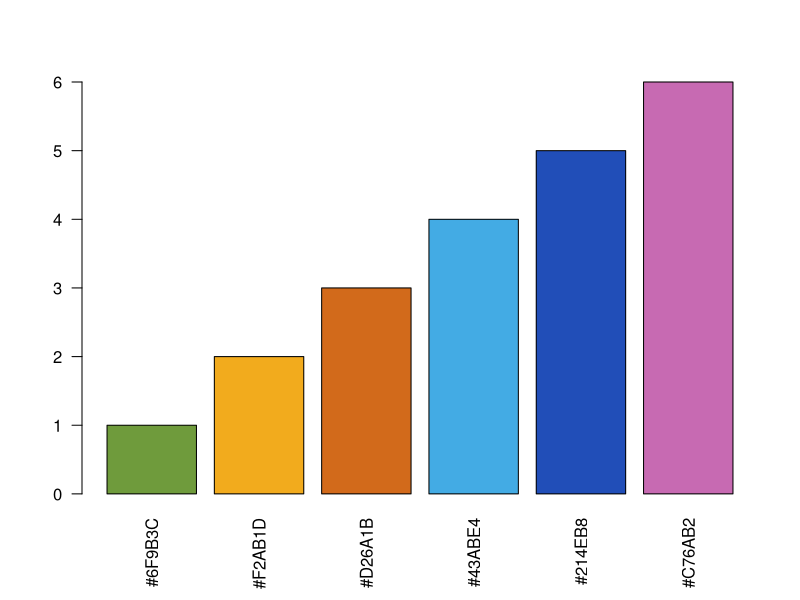
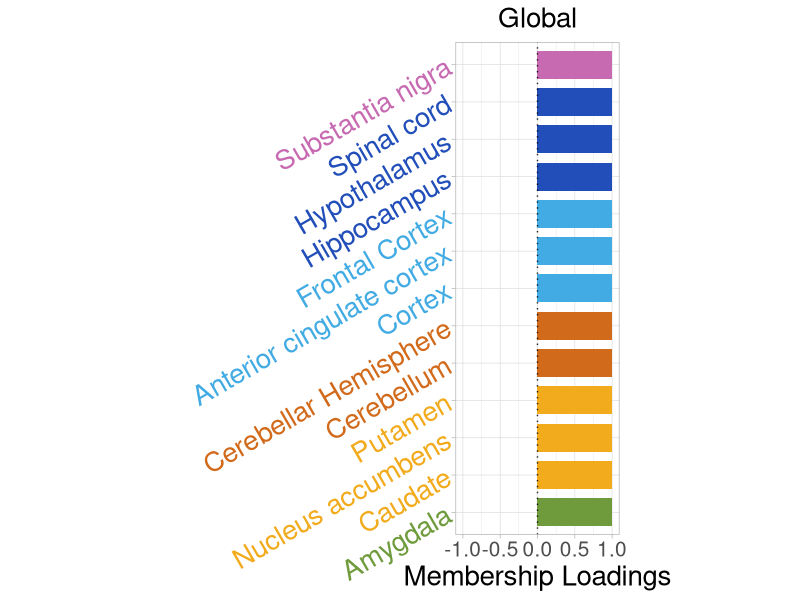

These charts were generated, in order, by the following R code:
##### vertical barplots #####
### 03/12/21 ###

## Here is the example to make barplot for membership matrix U
## The code is originally used to plot a gene enrichment plot for the final project of BMI 826
## The original figure is an error bar figure using  geom_errorbar()

library(ggplot2)


# check the clustering result quickly
U = read.csv("output_r3rho1500/U_r3_rho1500.csv",header = TRUE)
rownames(U)=U[,1]
U=U[,-1]

brain_tissue_name=rownames(as.matrix(U))
r = 3
cluster_result =list()
for (i in 1:r) {
  cluster_result[[i]] = brain_tissue_name[ U[,i] != 0 ]
}
cluster_result[[(r+1)]] = brain_tissue_name[rowSums(U) == 0]
for (i in 1:(r+1)) {
  cat("This is cluster ",i, "\n", cluster_result[[i]], "\n")
}


## bar plot visualization

tissue_name = brain_tissue_name
tissue_name = gsub("Brain - ", "",tissue_name)
tissue_name = gsub("\\s*\\([^\\)]+\\)","",tissue_name)

U_df = data.frame(tissue_name = tissue_name, U1 = U[,1], U2 = U[,2],U3 = U[,3],U4=rep(1,13)) ## modify based on outputs
U_df$Tissues = rep(0,13)

#### modify based on outputs
U_df$Tissues[U_df$U1 > 0] = "Other Tissues"
U_df$Tissues[U_df$U1 < 0] = "Cortex"
U_df$Tissues[U_df$U2 < 0] = "Cerebellum"
U_df$Tissues[U_df$U2 > 0] = "Basal Ganglia"
U_df$Tissues[U_df$U3 > 0] = "Substantia nigra"
U_df$Tissues[U_df$U3 < 0] = "Amygdala"


U_df$Tissues = as.factor(U_df$Tissues)
U_df = U_df[order(U_df$Tissues),]

selected_color = c("#6F9B3C","#F2AB1D","#D26A1B","#43ABE4","#214EB8","#C76AB2")
# check the color
barplot(1:length(selected_color), col=as.character(selected_color), names.arg = selected_color, las=2) 
U_df$color = rep(0,13)

for (i in 1:length(levels(U_df$Tissues))) {
  U_df$color[ U_df$Tissues %in% levels(U_df$Tissues)[i]  ] = selected_color[i]
}

# for group 1
pdf("Figure/bar1.pdf",width=6,height=10)
gg1 = ggplot(U_df, aes(x = tissue_name, y = U4, fill = Tissues)) +
  geom_bar(stat="identity", width=0.75)+
  scale_fill_manual(values = selected_color) +
  #scale_colour_manual(values = c("#6F9B3C","#F2AB1D","#214EB8","#43ABE4","#7776BC","#C76AB2")) +
  scale_x_discrete(limits=c(U_df$tissue_name))+
  theme_light()+
  theme(
    aspect.ratio = 3/1,
    axis.text.y = element_text(size = 20, color = as.character(U_df$color),
                               angle = 30),
    axis.text.x = element_text(size = 15),
    axis.title.y = element_blank(),
    axis.title.x = element_text(size = 20),
    plot.title = element_text(hjust = 0.5,size = 20),
    legend.position = "none"
  )+
  ylim(-1,1) +
  ylab("Membership Loadings")+
  geom_hline(yintercept = 0, lty = "dotted", alpha = 0.8)+
  ggtitle(label = "Global") +
  coord_flip()

gg1
dev.off()



########### prepare node file for network plotting
Theta1=read.csv("output_r3rho1500/Theta_1_r3_rho1500.csv")
rownames(Theta1)=Theta1[,1]
Theta1=Theta1[,-1]
Theta1=read.csv("output_r3rho1500/Theta_1_r3_rho1500.csv")
rownames(Theta1)=Theta1[,1]
Theta1=Theta1[,-1]
Theta1=read.csv("output_r3rho1500/Theta_1_r3_rho1500.csv")
rownames(Theta1)=Theta1[,1]
Theta1=Theta1[,-1]
